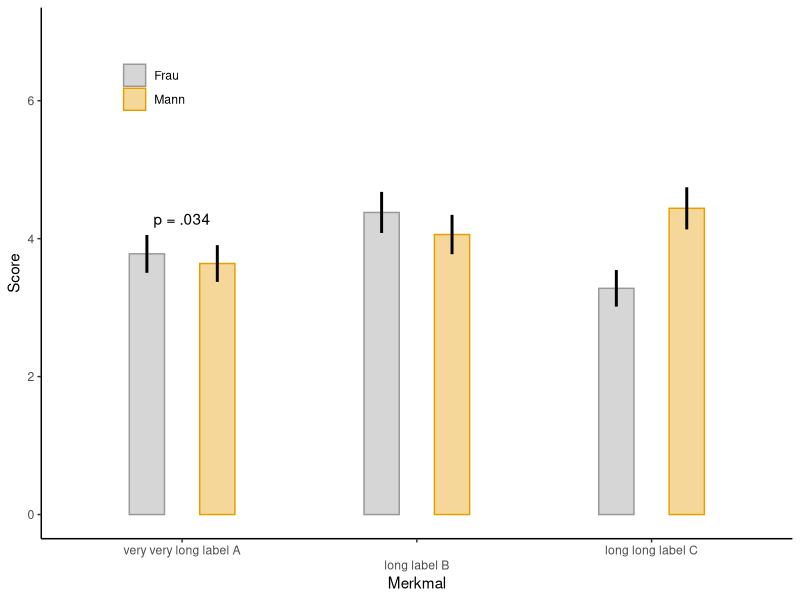
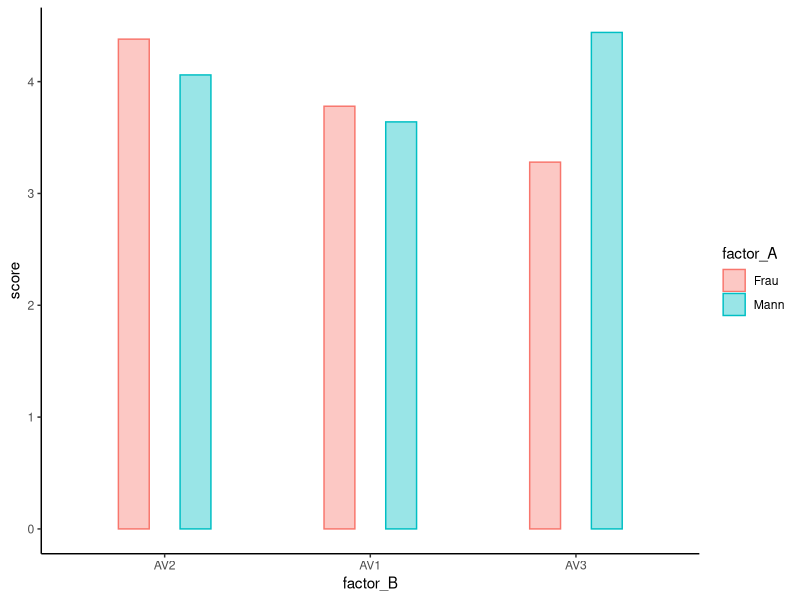
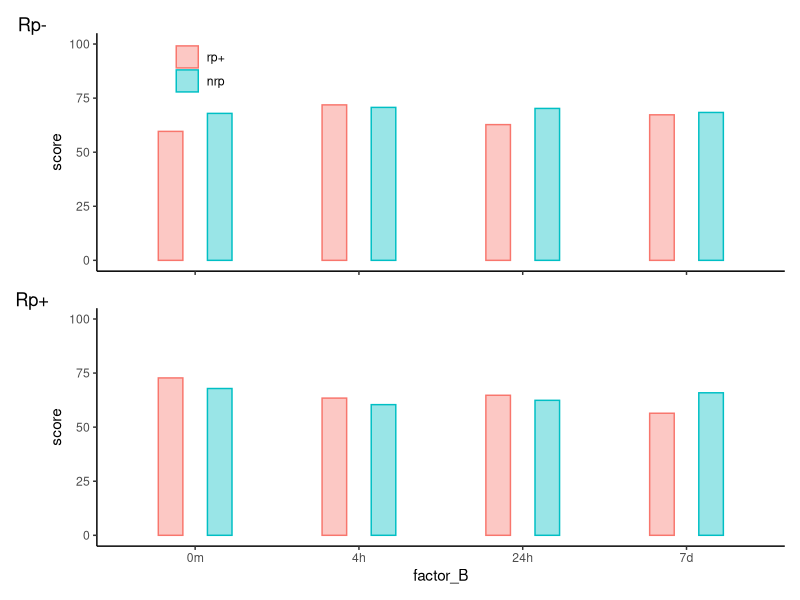
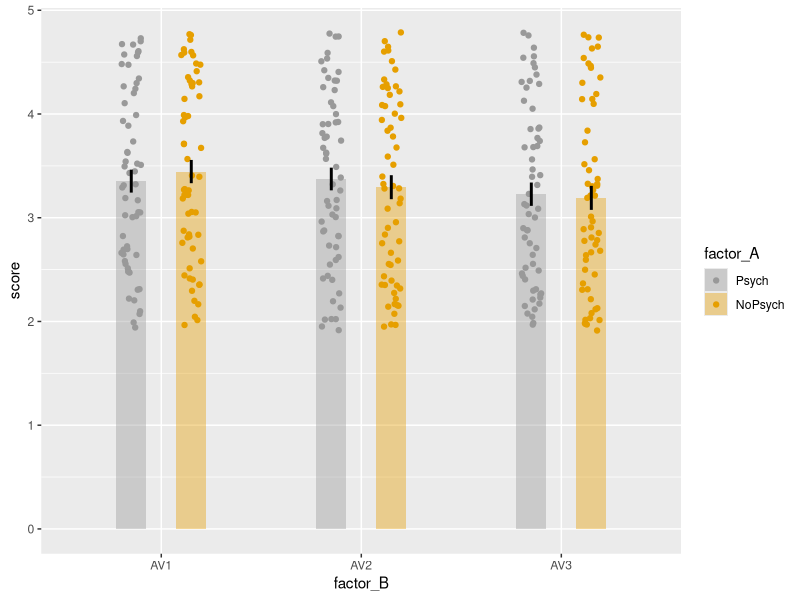
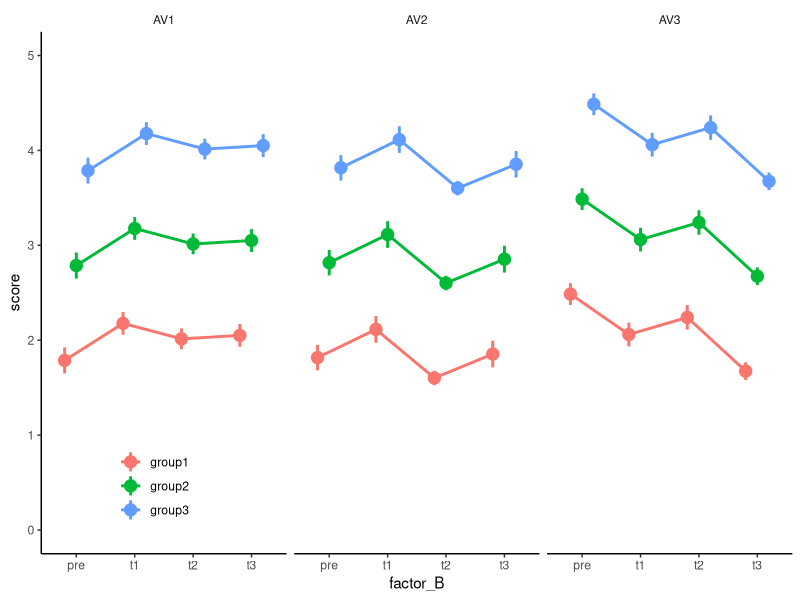
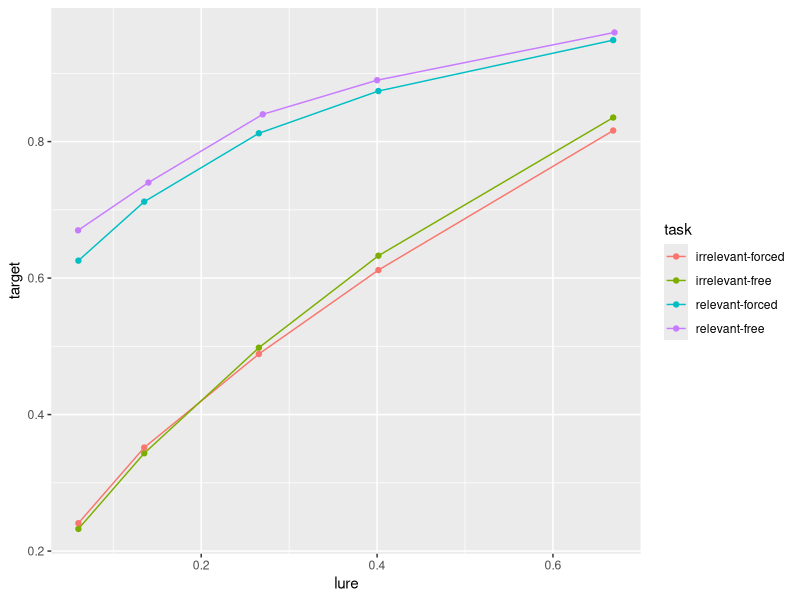

Reproduce these figures in R, in order.
library(tidyverse)
#library(haven)

data_katja <- function(){
  set.seed(5)
  N <- 100
  df = as_tibble(c(data.frame(
    id = as_factor(str_pad(1:(N),2, pad="0")),
    factor_A = as_factor(c(rep('Frau', N/2), rep('Mann', N/2))),
    AV1 = sample(1:7, N, replace = TRUE),
    AV2 = sample(1:7, N, replace = TRUE),
    AV3 = sample(1:7, N, replace = TRUE)))) %>%
    pivot_longer(., AV1:AV3, names_to = 'factor_B', values_to = 'score') %>%
    mutate(factor_B = as_factor(factor_B))
}

data_sofia <- function(){
  set.seed(5)
  N <- 120
  df = as_tibble(c(data.frame(
    id = as_factor(str_pad(1:(N),2, pad="0")),
    factor_A = as_factor(c(rep('rp+', N/4), rep('rp-', N/4), rep('nrp', N/2))),
    factor_B = as_factor(rep(c('0m', '4h', '24h', '7d'), N/4)),
    factor_C = as_factor(c(rep(c('group1', 'group2'), each = N/4))),
    score    = runif(N, 40, 90))))
}

data_sabrina <- function(){
  set.seed(5)
  N <- 118
  df = as_tibble(c(data.frame(
    id = as_factor(str_pad(1:(N),2, pad="0")),
    factor_A = as_factor(c(rep('Psych', N/2), rep('NoPsych', N/2))),
    AV1 = runif(N, 1.9, 4.8),
    AV2 = runif(N, 1.9, 4.8),
    AV3 = runif(N, 1.9, 4.8)))) %>%
    pivot_longer(., AV1:AV3, names_to = 'factor_B', values_to = 'score') %>%
    mutate(factor_B = as_factor(factor_B))
}


data_anushe <- function(){
  set.seed(5)
  N <- 20*3*4
    df = as_tibble(c(data.frame(
      id = as_factor(str_pad(1:(N),2, pad="0")),
      factor_A = as_factor(rep(c('group1', 'group2', 'group3'),each = N/3)),
      factor_B = as_factor(rep(c('pre', 't1', 't2', 't3'), N/4)),
      AV1 = runif(N/3/4, 1, 3) + rep(c(0,1,2), each=N/3),
      AV2 = runif(N/3/4, 1, 3) + rep(c(0,1,2), each=N/3),
      AV3 = runif(N/3/4, 1, 3) + rep(c(0,1,2), each=N/3)))) %>%
      pivot_longer(., AV1:AV3, names_to = 'factor_C', values_to = 'score') %>%
      mutate(factor_C = as_factor(factor_C))
}

data_marina <- function(){
  read_csv2('Froeber2025.csv') %>%
    pivot_longer(., SureTarget:SureLure, 
                 names_to = 'criterionValue', 
                 values_to = 'score') %>%
    pivot_wider(., names_from=type, values_from = score) %>%
    filter(criterionValue != "SureLure")
}
 
cbPalette <- c("#999999", "#E69F00", "#56B4E9", 
               "#009E73", "#F0E442", "#0072B2",
               "#D55E00", "#CC79A7")


## Katja
df <- data_katja()

ggplot(df, aes(x = factor_B,
               y = score,
               color = factor_A,
               fill  = factor_A,
               group = factor_A)) +
  geom_bar(stat = "summary",
           fun.data = "mean_se",
           width = 0.3,
           position = position_dodge(0.6),
           alpha = 0.4) +
  scale_fill_manual(values = cbPalette)  +
  scale_color_manual(values = cbPalette) +
#  geom_jitter(size = 1,
#              position = position_jitterdodge(
#                jitter.width = 0.2,
#                dodge.width  = 0.6))
  geom_linerange(stat = "summary",
                 fun.data = "mean_se",
                 fun.args = list(mult = 1), # 1 SE
                 position = position_dodge(0.6),
                 linewidth = 1,
                 color = 'black') + 

  coord_cartesian(ylim = c(0,7)) +
  theme_classic() +
  theme(legend.position="inside",
        legend.position.inside = c(0.15, 0.85),
        legend.title = element_blank()) +
  #theme(axis.text.x = element_text(angle = 30, hjust = 0.5, vjust = 0.5))
  labs(x = "Merkmal", y = "Score") + 
  scale_x_discrete(labels= c("very very long label A", "long label B", "long long label C"),
                   guide = guide_axis(n.dodge = 2))  + 
  annotate("text", x = 1,
           y = 4.2,
           label = c('p = .034'),
           vjust = 'bottom', hjust = 'center')  

# legende position ändern und x-Achse
df %>%
  summarize(m = mean(score),
                 .by = c(factor_A, factor_B)) %>%
  pivot_wider(names_from = factor_A, values_from = m) %>%
  mutate(Differenz = Mann - Frau) %>%
  arrange(Differenz) %>%
  print()

df %>% mutate(factor_B = fct_relevel(.$factor_B, 'AV2', 'AV1', 'AV3')) %>%
    ggplot(aes(x = factor_B,
               y = score,
               color = factor_A,
               fill  = factor_A,
               group = factor_A)) +
  geom_bar(stat = "summary",
           fun.data = "mean_se",
           width = 0.3,
           position = position_dodge(0.6),
           alpha = 0.4) + 
  theme_classic()


## Sofia
df <- data_sofia()

library(patchwork)
plot1 <- df %>%
  filter(factor_C == 'group1') %>%
  ggplot(aes(x = factor_B,
           y = score,
           color = factor_A,
           fill  = factor_A,
           group = factor_A)) +
  geom_bar(stat = "summary",
           fun.data = "mean_se",
           width = 0.3,
           position = position_dodge(0.6),
           alpha = 0.4) +
  labs(tag = 'Rp-') + 
  coord_cartesian(ylim = c(0,100))+
  theme_classic() +
  theme(axis.title.x = element_blank(),
        axis.text.x = element_blank(),
        legend.position="inside",
        legend.position.inside = c(0.15, 0.85),
        legend.title = element_blank())
  
plot2 <- df %>%
  filter(factor_C == 'group2') %>%
  ggplot(aes(x = factor_B,
             y = score,
             color = factor_A,
             fill  = factor_A,
             group = factor_A)) +
  geom_bar(stat = "summary",
           fun.data = "mean_se",
           width = 0.3,
           position = position_dodge(0.6),
           alpha = 0.4) +
  coord_cartesian(ylim = c(0,100))+
  labs(tag = 'Rp+') + 
  theme_classic() +
  theme(legend.position = 'none')

plot1/plot2

## Sabrina
df <- data_sabrina()

ggplot(df, aes(x = factor_B,
               y = score,
               fill  = factor_A,
               group = factor_A)) +
  geom_bar(stat = "summary",
           fun.data = "mean_se",
           width = 0.3,
           position = position_dodge(0.6),
           alpha = 0.4) +
  scale_fill_manual(values = cbPalette)  +
  scale_color_manual(values = cbPalette) +
  geom_jitter(aes(color = factor_A),
              size = 1.5,
              position = position_jitterdodge(
             jitter.width = 0.2,
             dodge.width  = 0.6)) +
  geom_linerange(stat = "summary",
                 fun.data = "mean_se",
                 fun.args = list(mult = 1), # 1 SE
                 position = position_dodge(0.6),
                 linewidth = 1,
                 color = 'black') 

## Anushe
df = data_anushe()
df %>% ggplot(aes(x =factor_B, 
                  y = score,
                  color = factor_A,
                  group = factor_A)) +
  geom_line(stat = "summary",
            fun.data = "mean_se",
            linewidth = 1,
            position = position_dodge(0.6)) +
  geom_pointrange(stat = "summary",
                 fun.data = "mean_se",
                 fun.args = list(mult = 1), # 1 SE
                 position = position_dodge(0.6),
                 linewidth = 1,
                 size = 0.8) +
  facet_wrap("factor_C") +
  theme_classic() +
  coord_cartesian(ylim = c(0,5)) +
  theme(legend.position = c(0.15, 0.13),
        legend.title = element_blank(),
        strip.background = element_blank())
        #strip.text.x = element_blank())



## Marina
data = data_marina()
ggplot(data, aes(x = lure, y = target, color = task)) + 
  geom_point() + 
  geom_line(stat = "summary",
            fun.data = "mean_se",
            width = 0.3)




